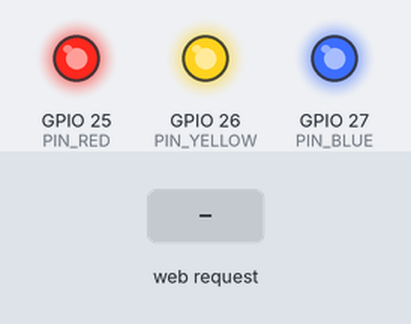
The sketch below on a simulated ESP32. Shown: output pins drawn as LEDs (lit = HIGH). Inputs (shaded band) come from the test bench. What the sketch prints to the serial monitor is not drawn.

Above: at 1.4 s.
1.5 s: HTTP request GET /on?led=red received
At 1.9 s:
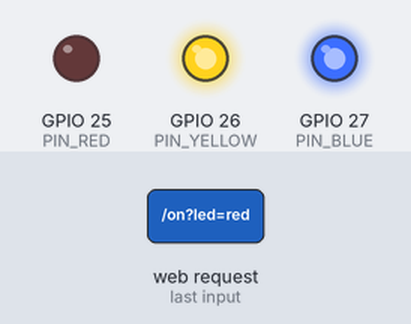
3.0 s: HTTP request GET /on?led=yellow received
At 4.2 s:
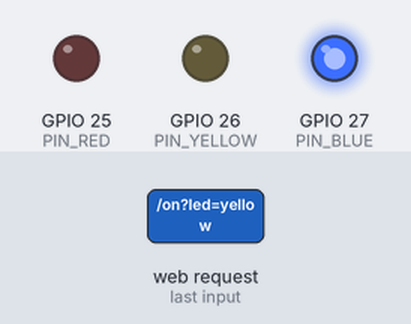
4.5 s: HTTP request GET /off?led=red received
At 5.4 s:
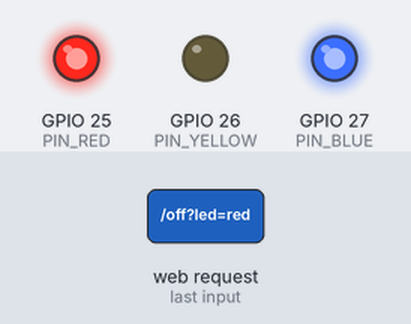
6.0 s: HTTP request GET /on?led=blue received
At 6.5 s:
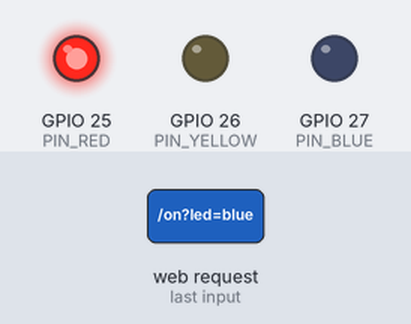
7.5 s: HTTP request GET /off?led=yellow received
At 8.7 s:
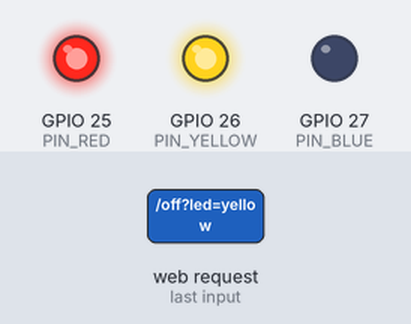
9.0 s: HTTP request GET /off?led=blue received
At 10.0 s:
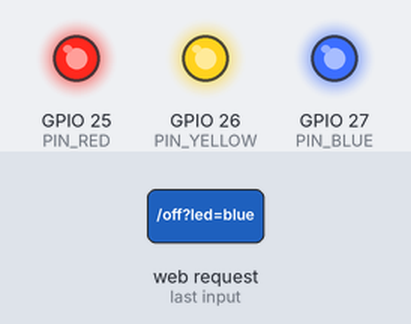
Timing chart, 0 to 11.5 s (numbered marks = the images above; inputs shaded):
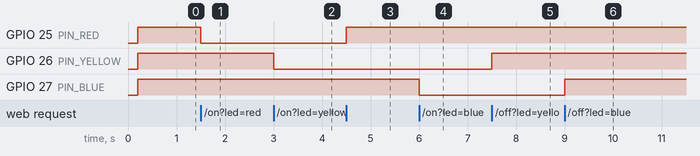

Measured:
- after the input at 1.5 s, GPIO 25 (PIN_RED): HIGH → LOW at once
- after the input at 3.0 s, GPIO 26 (PIN_YELLOW): HIGH → LOW at once
- after the input at 4.5 s, GPIO 25 (PIN_RED): LOW → HIGH at once
- after the input at 6.0 s, GPIO 27 (PIN_BLUE): HIGH → LOW at once
- after the input at 7.5 s, GPIO 26 (PIN_YELLOW): LOW → HIGH at once
- after the input at 9.0 s, GPIO 27 (PIN_BLUE): LOW → HIGH at once

The sketch:

dim_chat.ino
```cpp
// ESP32_AP_LED.ino
#include <WiFi.h>
#include <WebServer.h>
#include "myHtml.h"
#include "led.h"

// ===== 설정 =====
const char* AP_SSID = "홍길동";   // 비번 없음 (open)
const IPAddress local_IP(192,168,4,1);   // 기본 AP IP (ESP32 기본: 192.168.4.1)
const IPAddress gateway(192,168,4,1);
const IPAddress subnet(255,255,255,0);

// 핀 매핑 (Active-Low)
constexpr uint8_t PIN_RED    = 25;
constexpr uint8_t PIN_YELLOW = 26;
constexpr uint8_t PIN_BLUE   = 27;

// LED 객체
Led ledRed(PIN_RED, true);
Led ledYellow(PIN_YELLOW, true);
Led ledBlue(PIN_BLUE, true);

WebServer server(80);

// 유틸: led 이름으로 참조 얻기
Led* getLedByName(const String& name) {
  if (name == "red")    return &ledRed;
  if (name == "yellow") return &ledYellow;
  if (name == "blue")   return &ledBlue;
  return nullptr;
}

// 유틸: UTF-8로 HTML 전송 + 플레이스홀더 치환
void sendHtmlWithInfo() {
  String html = all_HTML;
  html.replace("%SSID%", AP_SSID);
  html.replace("%APIP%", WiFi.softAPIP().toString());
  server.sendHeader("Cache-Control", "no-store");
  server.sendHeader("Content-Type", "text/html; charset=UTF-8");
  server.send(200, "text/html; charset=UTF-8", html);
}

void setup() {
  // 시리얼(디버그)
  Serial.begin(115200);
  delay(200);

  // AP 시작 (OPEN)
  WiFi.mode(WIFI_AP);
  // 고정 IP를 쓰고 싶으면 아래 두 줄 유지(ESP32 기본도 192.168.4.1)
  WiFi.softAPConfig(local_IP, gateway, subnet);
  bool ok = WiFi.softAP(AP_SSID); // 비밀번호 미설정 = 개방형
  Serial.println(ok ? "[AP] Started" : "[AP] Failed");
  Serial.print("[AP] SSID: "); Serial.println(AP_SSID);
  Serial.print("[AP] IP  : "); Serial.println(WiFi.softAPIP());

  // !!! 요청사항: softAP 이후에 핀 설정 !!!
  ledRed.begin();
  ledYellow.begin();
  ledBlue.begin();

  // 라우트
  server.on("/", HTTP_GET, []() {
    sendHtmlWithInfo();
  });

  // 켜기
  server.on("/on", HTTP_GET, []() {
    String name = server.hasArg("led") ? server.arg("led") : "";
    Led* L = getLedByName(name);
    if (!L) { server.send(400, "text/plain; charset=UTF-8", "잘못된 LED 이름"); return; }
    L->on();
    server.send(200, "text/plain; charset=UTF-8", "OK");
  });

  // 끄기
  server.on("/off", HTTP_GET, []() {
    String name = server.hasArg("led") ? server.arg("led") : "";
    Led* L = getLedByName(name);
    if (!L) { server.send(400, "text/plain; charset=UTF-8", "잘못된 LED 이름"); return; }
    L->off();
    server.send(200, "text/plain; charset=UTF-8", "OK");
  });

  // 디밍 (0~255)
  server.on("/dim", HTTP_GET, []() {
    String name = server.hasArg("led") ? server.arg("led") : "";
    String v    = server.hasArg("val") ? server.arg("val") : "0";
    Led* L = getLedByName(name);
    if (!L) { server.send(400, "text/plain; charset=UTF-8", "잘못된 LED 이름"); return; }
    int val = constrain(v.toInt(), 0, 255);
    L->dim((uint8_t)val);
    server.send(200, "text/plain; charset=UTF-8", "OK");
  });

  // 기본 핸들러
  server.onNotFound([]() {
    server.send(404, "text/plain; charset=UTF-8", "404 Not Found");
  });

  server.begin();
  Serial.println("[HTTP] Server started");
}

void loop() {
  server.handleClient();
}
```

led.cpp
```cpp
// led.cpp
#include "led.h"

// 현재 모든 구현은 led.h에 인라인되어 있습니다.
// 프로젝트 확장 시 이 파일에 구현을 분리해도 됩니다.
```

led.h
```cpp
// led.h
#pragma once
#include <Arduino.h>

class Led {
public:
  Led(uint8_t pin, bool activeLow = true)
  : _pin(pin), _activeLow(activeLow), _level(0), _isOn(false) {}

  void begin() {
    pinMode(_pin, OUTPUT);
    off(); // 시작 시 소등
  }

  void on() {
    _isOn = true;
    // Active-Low이면 LOW가 켜짐
    digitalWrite(_pin, _activeLow ? LOW : HIGH);
    _level = 255;
  }

  void off() {
    _isOn = false;
    digitalWrite(_pin, _activeLow ? HIGH : LOW);
    _level = 0;
  }

  // 0~255 (0=꺼짐, 255=최대밝기)
  void dim(uint8_t brightness) {
    _level = brightness;
    // ESP32 Arduino의 analogWrite 사용(사용자 요청: ledc* 직접 사용 금지)
    // Active-Low이므로 듀티 반전
    uint8_t duty = _activeLow ? (uint8_t)(255 - brightness) : brightness;
    analogWrite(_pin, duty);
    _isOn = (brightness > 0);
  }

  uint8_t level() const { return _level; }
  bool isOn() const { return _isOn; }
  uint8_t pin() const { return _pin; }

private:
  uint8_t _pin;
  bool    _activeLow;
  uint8_t _level;
  bool    _isOn;
};
```

myHtml.h
```cpp
// myHtml.h
#pragma once

// %SSID% 와 %APIP% 는 서버가 전송 전에 문자열 치환합니다.
const char* all_HTML = R"**(
<!DOCTYPE html>
<html lang="ko">
<head>
  <meta charset="UTF-8">
  <meta name="viewport" content="width=device-width, initial-scale=1" />
  <title>ESP32 LED 교실</title>
  <style>
    :root { font-family: Pretendard, system-ui, -apple-system, Segoe UI, Roboto, Apple SD Gothic Neo, Noto Sans KR, "맑은 고딕", sans-serif; }
    body { margin: 0; background: #f6f8ff; color:#111; display:flex; min-height:100vh; }
    .wrap { margin:auto; width:min(720px, 94vw); text-align:center; }
    .card { background:#fff; border-radius:24px; box-shadow:0 6px 20px rgba(0,0,0,.08); padding:24px; }
    h1 { font-size: clamp(22px, 5vw, 34px); margin:.2em 0 .4em; }
    .subtitle { color:#555; margin-bottom:16px; }
    .ssid { font-weight:700; color:#2a57ff; }
    .ip   { font-weight:600; color:#0b8a55; }
    .grid { display:grid; grid-template-columns: repeat(3, 1fr); gap:14px; margin-top:18px; }
    .tile { border-radius:18px; padding:16px; background:#f3f6ff; }
    .name { font-size:18px; margin-bottom:8px; }
    .btns { display:grid; grid-template-columns:1fr 1fr; gap:10px; margin:10px 0 8px; }
    button { font-size:18px; padding:12px 10px; border:none; border-radius:14px; cursor:pointer; }
    .on  { background:#00c853; color:#fff; }
    .off { background:#ff5252; color:#fff; }
    .slider-wrap { margin-top:8px; }
    input[type=range] { width:100%; }
    .tag { display:inline-block; padding:2px 10px; border-radius:999px; font-size:12px; background:#eef2ff; color:#334; }
    footer { margin-top:20px; color:#666; font-size:13px; }
  </style>
</head>
<body>
  <div class="wrap">
    <div class="card">
      <div class="tag">ESP32 Wi-Fi AP 교실</div>
      <h1>안녕하세요! 😊</h1>
      <div class="subtitle">지금 <span class="ssid">"%SSID%"</span> AP에 연결되어 있어요.<br>ESP32 주소: <span class="ip">%APIP%</span></div>

      <div class="grid">
        <div class="tile" id="redBox">
          <div class="name">🔴 빨간색 (D25)</div>
          <div class="btns">
            <button class="on"  onclick="ledOn('red')">켜기</button>
            <button class="off" onclick="ledOff('red')">끄기</button>
          </div>
          <div class="slider-wrap">
            밝기: <span id="redVal">0</span>
            <input type="range" min="0" max="255" value="0" oninput="setDim('red', this.value)">
          </div>
        </div>

        <div class="tile" id="yellowBox">
          <div class="name">🟡 노란색 (D26)</div>
          <div class="btns">
            <button class="on"  onclick="ledOn('yellow')">켜기</button>
            <button class="off" onclick="ledOff('yellow')">끄기</button>
          </div>
          <div class="slider-wrap">
            밝기: <span id="yellowVal">0</span>
            <input type="range" min="0" max="255" value="0" oninput="setDim('yellow', this.value)">
          </div>
        </div>

        <div class="tile" id="blueBox">
          <div class="name">🔵 파란색 (D27)</div>
          <div class="btns">
            <button class="on"  onclick="ledOn('blue')">켜기</button>
            <button class="off" onclick="ledOff('blue')">끄기</button>
          </div>
          <div class="slider-wrap">
            밝기: <span id="blueVal">0</span>
            <input type="range" min="0" max="255" value="0" oninput="setDim('blue', this.value)">
          </div>
        </div>
      </div>

      <footer>※ LED는 <b>Low일 때 켜지는</b> 회로입니다 (학습 포인트!)</footer>
    </div>
  </div>

<script>
  const valSpan = {
    red:    document.getElementById('redVal'),
    yellow: document.getElementById('yellowVal'),
    blue:   document.getElementById('blueVal')
  };

  async function ledOn(name){ await fetch(`/on?led=${name}`); }
  async function ledOff(name){ await fetch(`/off?led=${name}`); }
  async function setDim(name, v){
    valSpan[name].textContent = v;
    await fetch(`/dim?led=${name}&val=${v}`);
  }
</script>
</body>
</html>
)**";
```
